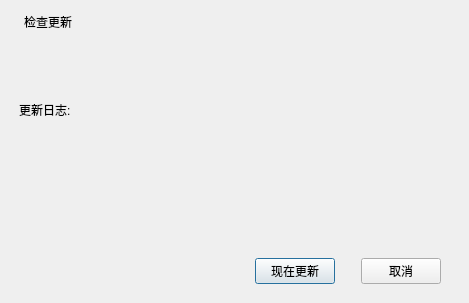
<?xml version="1.0" encoding="UTF-8"?>
<ui version="4.0">
 <class>UpdateFormClass</class>
 <widget class="QWidget" name="UpdateFormClass">
  <property name="geometry">
   <rect>
    <x>0</x>
    <y>0</y>
    <width>469</width>
    <height>303</height>
   </rect>
  </property>
  <property name="windowTitle">
   <string>升级程序</string>
  </property>
  <property name="windowIcon">
   <iconset>
    <normaloff>:/images/main.ico</normaloff>:/images/main.ico</iconset>
  </property>
  <property name="styleSheet">
   <string notr="true">#textEdit_notices{ background:transparent; }
QTextEdit:hover{ border:none; }</string>
  </property>
  <layout class="QVBoxLayout" name="verticalLayout_3">
   <property name="spacing">
    <number>0</number>
   </property>
   <property name="leftMargin">
    <number>0</number>
   </property>
   <property name="topMargin">
    <number>0</number>
   </property>
   <property name="rightMargin">
    <number>0</number>
   </property>
   <property name="bottomMargin">
    <number>0</number>
   </property>
   <item>
    <widget class="QWidget" name="widgetMain" native="true">
     <layout class="QVBoxLayout" name="verticalLayout_4">
      <property name="spacing">
       <number>0</number>
      </property>
      <property name="leftMargin">
       <number>1</number>
      </property>
      <property name="topMargin">
       <number>1</number>
      </property>
      <property name="rightMargin">
       <number>1</number>
      </property>
      <property name="bottomMargin">
       <number>1</number>
      </property>
      <item>
       <widget class="QWidget" name="widgetTitle" native="true">
        <layout class="QHBoxLayout" name="horizontalLayout">
         <property name="leftMargin">
          <number>10</number>
         </property>
         <property name="topMargin">
          <number>10</number>
         </property>
         <property name="rightMargin">
          <number>10</number>
         </property>
         <property name="bottomMargin">
          <number>10</number>
         </property>
         <item>
          <widget class="QLabel" name="label_logo">
           <property name="enabled">
            <bool>true</bool>
           </property>
           <property name="styleSheet">
            <string notr="true"/>
           </property>
           <property name="text">
            <string/>
           </property>
           <property name="scaledContents">
            <bool>true</bool>
           </property>
          </widget>
         </item>
         <item>
          <widget class="QLabel" name="label_title">
           <property name="text">
            <string>检查更新</string>
           </property>
          </widget>
         </item>
         <item>
          <spacer name="horizontalSpacer">
           <property name="orientation">
            <enum>Qt::Horizontal</enum>
           </property>
           <property name="sizeHint" stdset="0">
            <size>
             <width>290</width>
             <height>20</height>
            </size>
           </property>
          </spacer>
         </item>
         <item>
          <widget class="QPushButton" name="btnClose">
           <property name="focusPolicy">
            <enum>Qt::NoFocus</enum>
           </property>
           <property name="styleSheet">
            <string notr="true"/>
           </property>
           <property name="text">
            <string/>
           </property>
           <property name="flat">
            <bool>true</bool>
           </property>
          </widget>
         </item>
        </layout>
       </widget>
      </item>
      <item>
       <widget class="QWidget" name="widgetBody" native="true">
        <property name="sizePolicy">
         <sizepolicy hsizetype="Preferred" vsizetype="Expanding">
          <horstretch>0</horstretch>
          <verstretch>0</verstretch>
         </sizepolicy>
        </property>
        <layout class="QVBoxLayout" name="verticalLayout_2">
         <property name="leftMargin">
          <number>9</number>
         </property>
         <property name="topMargin">
          <number>9</number>
         </property>
         <property name="rightMargin">
          <number>9</number>
         </property>
         <property name="bottomMargin">
          <number>0</number>
         </property>
         <item>
          <widget class="QWidget" name="widget_3" native="true">
           <layout class="QHBoxLayout" name="horizontalLayout_2">
            <item>
             <widget class="QLabel" name="label_newnotice">
              <property name="font">
               <font>
                <family>微软雅黑</family>
                <pointsize>9</pointsize>
                <weight>75</weight>
                <bold>true</bold>
               </font>
              </property>
              <property name="text">
               <string/>
              </property>
             </widget>
            </item>
           </layout>
          </widget>
         </item>
         <item>
          <widget class="QWidget" name="widget_4" native="true">
           <property name="sizePolicy">
            <sizepolicy hsizetype="Preferred" vsizetype="Expanding">
             <horstretch>0</horstretch>
             <verstretch>0</verstretch>
            </sizepolicy>
           </property>
           <layout class="QVBoxLayout" name="verticalLayout">
            <item>
             <widget class="QLabel" name="label">
              <property name="text">
               <string>更新日志:</string>
              </property>
             </widget>
            </item>
            <item>
             <widget class="QTextEdit" name="textEdit_notices">
              <property name="readOnly">
               <bool>true</bool>
              </property>
              <property name="html">
               <string notr="true">&lt;!DOCTYPE HTML PUBLIC &quot;-//W3C//DTD HTML 4.0//EN&quot; &quot;http://www.w3.org/TR/REC-html40/strict.dtd&quot;&gt;
&lt;html&gt;&lt;head&gt;&lt;meta name=&quot;qrichtext&quot; content=&quot;1&quot; /&gt;&lt;style type=&quot;text/css&quot;&gt;
p, li { white-space: pre-wrap; }
&lt;/style&gt;&lt;/head&gt;&lt;body style=&quot; font-family:'SimSun'; font-size:9pt; font-weight:400; font-style:normal;&quot;&gt;
&lt;p style=&quot;-qt-paragraph-type:empty; margin-top:0px; margin-bottom:0px; margin-left:0px; margin-right:0px; -qt-block-indent:0; text-indent:0px;&quot;&gt;&lt;br /&gt;&lt;/p&gt;&lt;/body&gt;&lt;/html&gt;</string>
              </property>
             </widget>
            </item>
            <item>
             <widget class="QWidget" name="widget_btn" native="true">
              <layout class="QHBoxLayout" name="horizontalLayout_3">
               <property name="leftMargin">
                <number>9</number>
               </property>
               <property name="topMargin">
                <number>9</number>
               </property>
               <property name="rightMargin">
                <number>9</number>
               </property>
               <property name="bottomMargin">
                <number>9</number>
               </property>
               <item>
                <spacer name="horizontalSpacer_2">
                 <property name="orientation">
                  <enum>Qt::Horizontal</enum>
                 </property>
                 <property name="sizeType">
                  <enum>QSizePolicy::Expanding</enum>
                 </property>
                 <property name="sizeHint" stdset="0">
                  <size>
                   <width>40</width>
                   <height>20</height>
                  </size>
                 </property>
                </spacer>
               </item>
               <item>
                <widget class="QPushButton" name="btnOk">
                 <property name="sizePolicy">
                  <sizepolicy hsizetype="Minimum" vsizetype="Fixed">
                   <horstretch>0</horstretch>
                   <verstretch>0</verstretch>
                  </sizepolicy>
                 </property>
                 <property name="text">
                  <string>现在更新</string>
                 </property>
                 <property name="default">
                  <bool>true</bool>
                 </property>
                 <property name="flat">
                  <bool>false</bool>
                 </property>
                </widget>
               </item>
               <item>
                <spacer name="horizontalSpacer_3">
                 <property name="orientation">
                  <enum>Qt::Horizontal</enum>
                 </property>
                 <property name="sizeType">
                  <enum>QSizePolicy::Fixed</enum>
                 </property>
                 <property name="sizeHint" stdset="0">
                  <size>
                   <width>20</width>
                   <height>20</height>
                  </size>
                 </property>
                </spacer>
               </item>
               <item>
                <widget class="QPushButton" name="btnCancel">
                 <property name="text">
                  <string>取消</string>
                 </property>
                </widget>
               </item>
              </layout>
             </widget>
            </item>
           </layout>
          </widget>
         </item>
        </layout>
       </widget>
      </item>
     </layout>
    </widget>
   </item>
  </layout>
 </widget>
 <resources>
  <include location="../QRenderBus.qrc"/>
 </resources>
 <connections/>
</ui>
